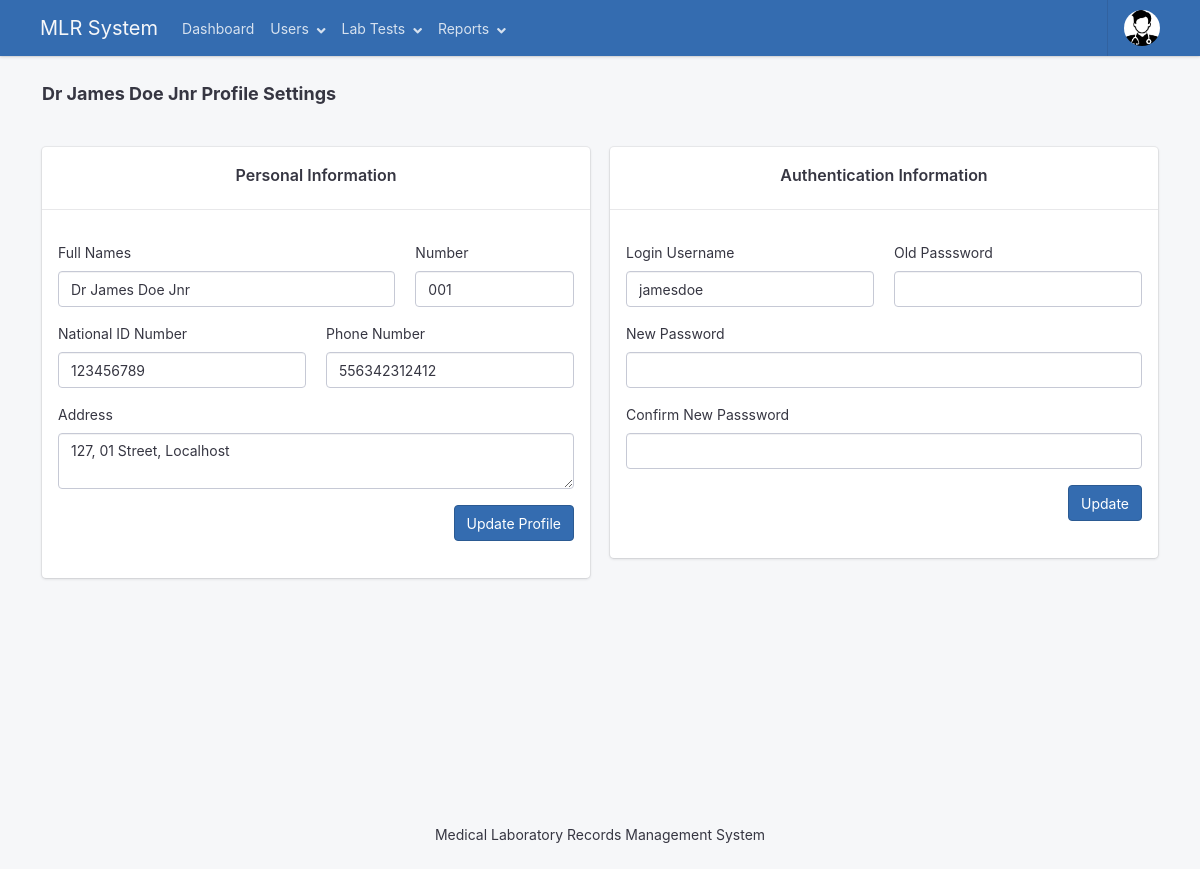
The page /views/profile_settings.php (signed in) on the database its author committed.
### tables this page shows
CREATE TABLE `users` (
  `user_id` int(200) NOT NULL,
  `user_number` varchar(200) DEFAULT NULL,
  `user_full_names` varchar(200) DEFAULT NULL,
  `user_idno` varchar(200) DEFAULT NULL,
  `user_phone_number` varchar(200) DEFAULT NULL,
  `user_address` longtext DEFAULT NULL,
  `user_login_username` varchar(200) DEFAULT NULL,
  `user_login_password` varchar(200) DEFAULT NULL,
  `user_access_level` varchar(200) DEFAULT NULL
);

### views/profile_settings.php (the view, shortened to what this page needs)
<?php
require_once('../app/settings/config.php');
require_once('../app/partials/head.php');
?>
<body>
	<div class="app has-fullwidth">
		<?php require_once('../app/partials/navigation.php');
		$user_id = mysqli_real_escape_string($mysqli, $_SESSION['user_id']);
		$user_sql = mysqli_query($mysqli, "SELECT * FROM users WHERE user_id = '{$user_id}'");
		if (mysqli_num_rows($user_sql) > 0) {
			while ($user = mysqli_fetch_array($user_sql)) {
		?>
				<main class="app-main">
					<div class="wrapper">
						<div class="page">
							<div class="page-inner">
								<div class="container">
									<header class="page-title-bar">
										<div class="d-flex flex-column flex-md-row">
											<p class="lead">
												<span class="font-weight-bold"><?php echo $user['user_full_names']; ?> Profile Settings</span>
											</p>
										</div>
									</header>
									<div class="page-section">
										<div class="section-block">
											<div class="row">
												<div class="col-6">
													<div class="card">
														<div class="card-head">
															<h6 class="text-center">
																<br>
																Personal Information
															</h6>
														</div>
														<hr>
														<div class="card-body">
															<form method="post" enctype="multipart/form-data" role="form">
																<div class="row">
																	<div class="form-group col-md-8">
																		<label for="">Full Names</label>
																		<input type="text" required value="<?php echo $user['user_full_names']; ?>" name="user_full_names" class="form-control">
																	</div>
																	<div class="form-group col-md-4">
																		<label for="">Number</label>
																		<input type="text" required readonly value="<?php echo $user['user_number']; ?>" name="user_number" class="form-control">
																	</div>
																	<div class="form-group col-md-6">
																		<label for="">National ID Number</label>
																		<input type="number" name="user_idno" value="<?php echo $user['user_idno']; ?>" class="form-control">
																	</div>
																	<div class="form-group col-md-6">
																		<label for="">Phone Number</label>
																		<input type="number" required name="user_phone_number" value="<?php echo $user['user_phone_number']; ?>" class="form-control">
																	</div>
																	<div class="form-group col-md-12">
																		<label for="">Address</label>
																		<textarea type="text" name="user_address" rows="2" class="form-control" id="exampleInputEmail1"><?php echo $user['user_address']; ?></textarea>
																	</div>
																</div>
																<div class="text-right">
																	<button type="submit" name="Update_User" class="btn btn-primary">Update Profile</button>
																</div>
																<br>
															</form>
														</div>
													</div>
												</div>
												<div class="col-6">
													<div class="card">
														<div class="card-head">
															<h6 class="text-center">
																<br>
																Authentication Information
															</h6>
														</div>
														<hr>
														<div class="card-body">
															<form method="post" enctype="multipart/form-data" role="form">
																<div class="row">
																	<div class="form-group col-md-6">
																		<label for="">Login Username</label>
																		<input type="text" required value="<?php echo $user['user_login_username']; ?>" name="user_login_username" class="form-control">
																	</div>
																	<div class="form-group col-md-6">
																		<label for="">Old Passsword</label>
																		<input type="password" required name="old_password" class="form-control">
																	</div>
																	<div class="form-group col-md-12">
																		<label for="">New Password</label>
																		<input type="password" name="new_password" class="form-control">
																	</div>
																	<div class="form-group col-md-12">
																		<label for="">Confirm New Passsword</label>
																		<input type="password" required name="confirm_password" class="form-control">
																	</div>
																</div>
																<div class="text-right">
																	<button type="submit" name="Update_User_Auth" class="btn btn-primary">Update</button>
																</div>
																<br>
															</form>
														</div>
													</div>
												</div>
											</div>
										</div>
									</div>
								</div>
							</div>
						</div>
					</div>
					<?php require_once('../app/partials/footer.php'); ?>
				</main>
		<?php }
		} ?>
	</div>
</body>
</html>

### app/partials/footer.php
<footer class="app-footer">
    <div class="copyright"> Medical Laboratory Records Management System</div>
</footer>

### rows shown on the page
users: user_full_names "Dr James Doe Jnr", user_number "001", user_idno "123456789", user_phone_number "556342312412", user_address "127, 01 Street, Localhost", user_login_username "jamesdoe"
